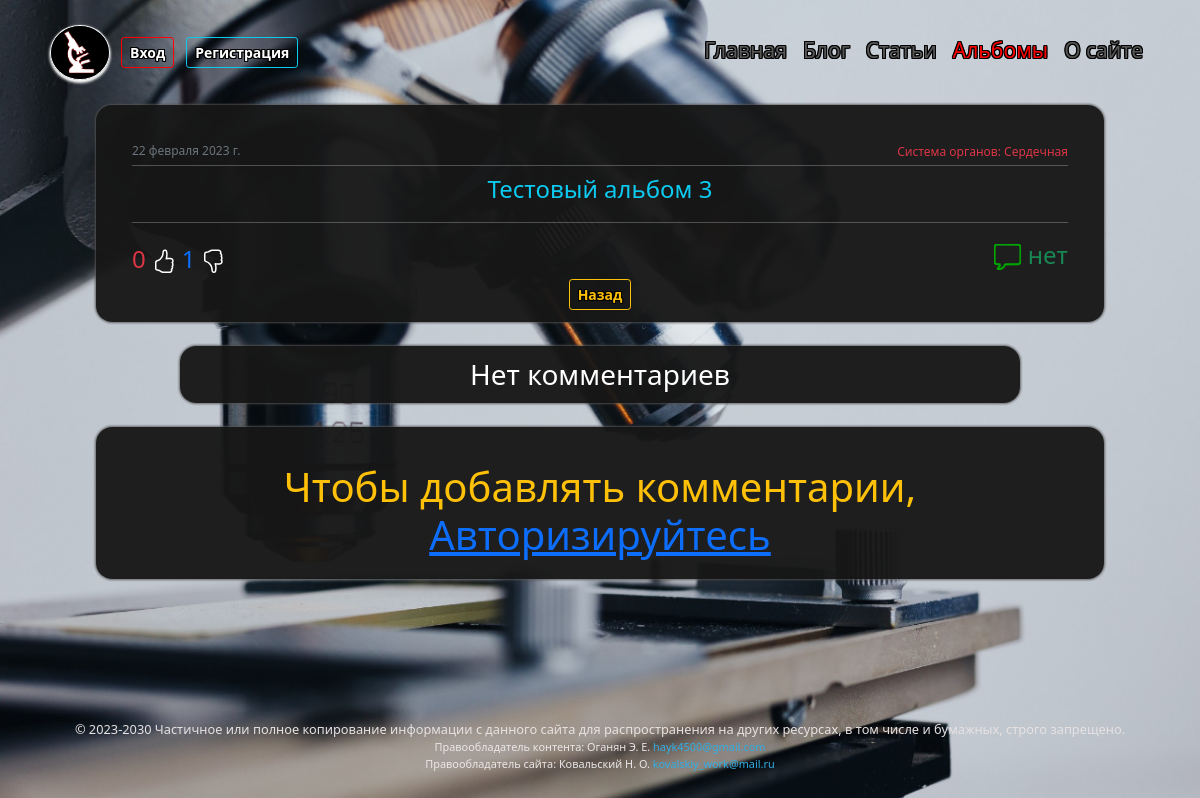
Page /albums/album/testovyj-albom-3/ on the earlier database version.
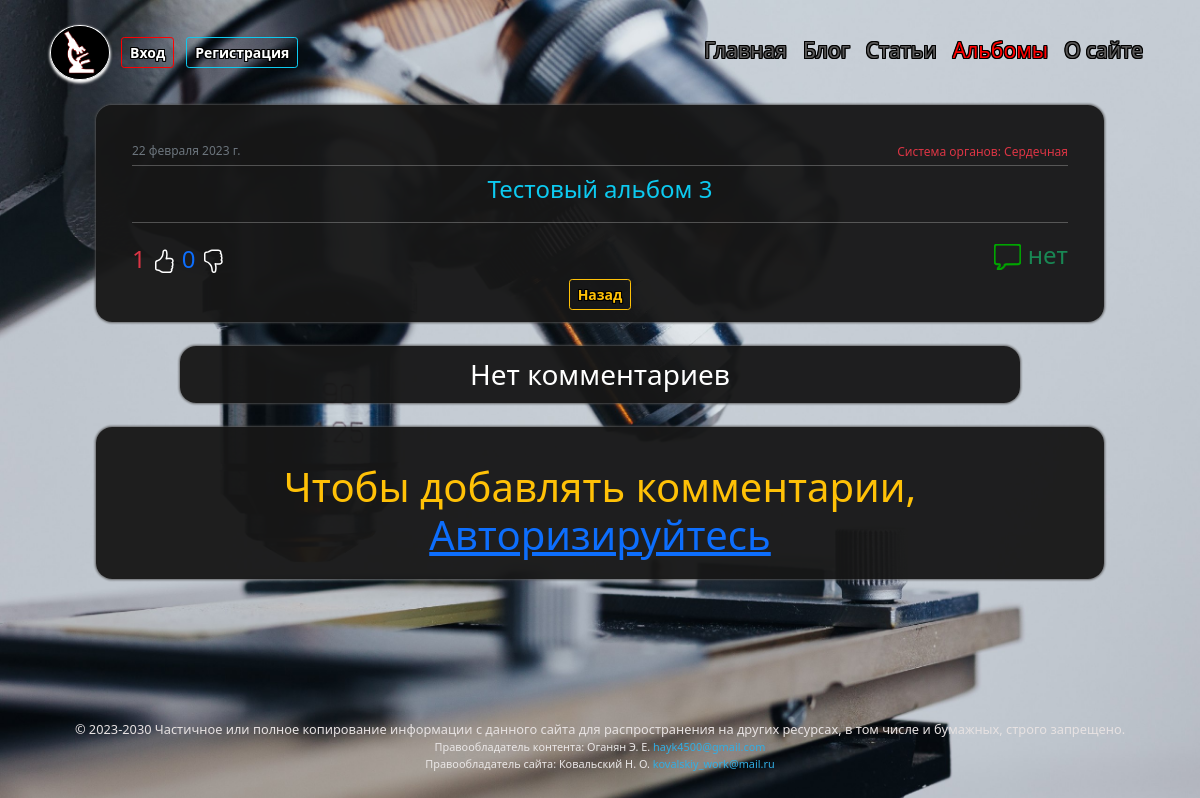
Same page on the later database version.
### albums/models.py (models this page shows, shortened)
class Album(models.Model):
    title = models.CharField(verbose_name='Альбом', max_length=40, unique=True)
    cover = models.ImageField(verbose_name='Обложка', upload_to=album_directory_path,)
    slug = models.SlugField(max_length=40, unique=True, db_index=True, verbose_name='URL')
    is_published = models.BooleanField(verbose_name='Публикация', default=True)
    time_create = models.DateTimeField(verbose_name='Время создания', auto_now_add=True)
    organ_system = models.ForeignKey('Organ_System', verbose_name='Система органов', on_delete=models.CASCADE, null=False)
    thumbsup = models.IntegerField(verbose_name='Нравится', default='0')
    thumbsdown = models.IntegerField(verbose_name='Не нравится', default='0')
    thumbs = models.ManyToManyField(CustomUser, verbose_name='Голосовали', related_name='thumbs_album', default=None, blank=True)
    def __str__(self):
        return self.title
    class Meta:
        verbose_name = "Альбом"
        verbose_name_plural = "Альбомы"
        ordering = ['-time_create']

class Organ_System(models.Model):
    name = models.CharField(verbose_name='Система органов', max_length=40, db_index=True, unique=True)
    slug = models.SlugField(max_length=80, unique=True, db_index=True, verbose_name='URL')
    def __str__(self):
        return self.name
    class Meta:
        verbose_name = "Систему органов"
        verbose_name_plural = "Системы органов"

### albums/views.py (the view, shortened to what this page needs)
# urls.py: path('album/<slug:album_slug>/', AlbumDetail.as_view(), name='album'),
class AlbumDetail(SuccessMessageMixin, FormMixin, DetailView):
    model = Album
    template_name = 'albums/album.html'
    context_object_name = 'album'
    slug_url_kwarg = 'album_slug'
    form_class = CommentAlbumForm
    success_message = 'Комментарий успешно отправлен! Ожидайте проверку модератором!'
    def get_context_data(self, *, object_list=None, **kwargs):
        context = super().get_context_data(**kwargs)
        context['title'] = 'Пост - ' + str(context['album'])
        album = get_object_or_404(Album, slug=self.kwargs['album_slug'])
        def get_vote(self):
            votes = Votes_Album.objects.filter(user=self.request.user.id, album=album)
            if len(votes) == 0:
                return 'not_vote'
        context['vote_album'] = get_vote(self)
        comments = self.get_modereted_comments()
        images = self.get_images()
        context['images'] = images
        context['page_obj_img'] = images
        context['comments'] = comments
        context['page_obj'] = comments
        return context
    def get_modereted_comments(self):
        queryset = self.object.comments_album.filter(status=True)
        paginator = Paginator(queryset, 6)
        page = self.request.GET.get('page')
        comments = paginator.get_page(page)
        return comments
    def get_images(self):
        queryset = self.object.albumimages.all()
        paginator = Paginator(queryset, 2)
        page = self.request.GET.get('page')
        images = paginator.get_page(page)
        return images

### blog/context_processors.py (called while the page is built)
def menu_context_processor(request):
    return {'menu': menu, 'home': home}

### albums/templates/albums/album.html (shortened to what this page needs)
{% extends 'blog/include/base.html' %}
{% load static %}
{% block content %}
<div class="content text-center">
    <span class="right" style="float:right;"> <p class="text-danger time">Система органов: {{album.organ_system}}</p></span><span class="left" style="float:left;"><p class="text-muted time">{{album.time_create|date}}</p></span>
    <br>
    <hr class="text-white" style="margin-top:0%; margin-bottom:1%">
    <h2 class="text-info fs-4 text-center">{{album.title}}</h2>
    <hr class="text-white" style="margin-top:1%; margin-bottom:2%">
    <span class="right" style="float:right;">
        <ul class="lines">
             <li class="lines"><image class="btn-like" src="{% static 'blog/images/comment.png' %}" style="margin-top:0.2em; margin-right:7px;" width="27em"></image>
             <li class="lines"> <h4 class="text-success" style=" margin-bottom:0px;">{{comments.paginator.count|default:"нет"}}</h4>
        </ul>
    </span>
         <ul class="lines">
             <li class="lines"><span id="i_like_this" class="text-danger"><span id="up" style="margin-bottom:0px; font-size:24px;">{{album.thumbsup}}</span></span>
                  <a {% if request.user.is_authenticated %}
                    class="btn btn-link text-dark p-0 border-0 btn-outline-black thumbactions" {% else %}
                    href="{% url 'login' %}" class="btn btn-link text-dark p-0 border-0 btn-outline-black"
                    {% endif %} value="thumbsup" data-toggle="tooltip" title="I like this" role="button">
                  </a>
             <li class="lines"> <span id="down"  class="text-primary" style="margin-bottom:0px; font-size:24px;">{{album.thumbsdown}}</span>
                  <a {% if request.user.is_authenticated %}
                    class="btn btn-link text-dark p-0 border-0 btn-outline-black thumbactions" {% else %}
                    href="{% url 'login' %}" class="btn btn-link text-dark p-0 border-0 btn-outline-black"
                    {% endif %} value="thumbsdown" data-toggle="tooltip" title="I dont like this" role="button">
                  </a>
        </ul>
    <div class="text-center">
        <a><button type="button" onclick="history.back();" class="btn btn-outline-warning btn-sm btn-profile">Назад</button></a>
    </div>
</div>
    {% if not comments.paginator.count %}
<div class="content comment-content text-center">
    <h3 class="text-comment">Нет комментариев</h3>
</div>
    {% endif %}
    {% if user.is_authenticated %}
<div class="content comment-content text-center">
         <form action="" method="post">
         {% csrf_token %}
         <h3 class="text-center text-warning">Добавить комментарий</h3>
         {% for f in form %}
             <p class="form-comment text-center">{{f}}</p>
             <div class="form-error">{{f.errors}}</div>
             <div class="form-error">{{ form.non_field_errors }}</div>
         {% endfor %}
             <p class="warning-comment">Уважаемые пользователи! В нашем сообществе запрещено: призывать к насилию, оскорблять.
             </p>
             <p class="form-reg comment-btn"><button type="submit" class="btn btn-outline-success btn-reg">Добавить комментарий</button></p>
         </form>
</div>
    {%else%}
<div class="content text-center">
    <h1 class="fs-9 text-warning">Чтобы добавлять комментарии, <a href="{% url 'login' %}">Авторизируйтесь</a></h1>
</div>
    {%endif%}
{% endblock %}

Differences in the rows shown:
changed Album "Тестовый альбом 3": thumbsup "0" → "1"; thumbsdown "1" → "0"
